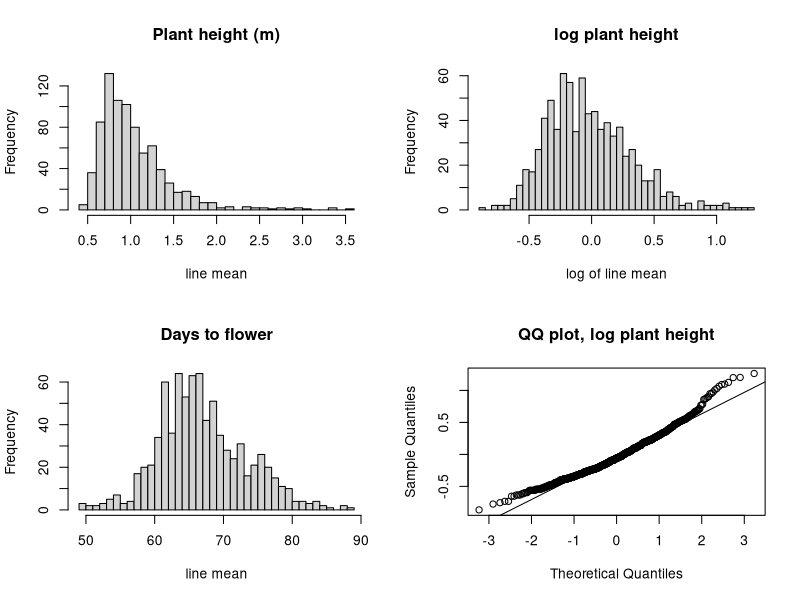

This chart was generated by the following R code:
dir.create("results", showWarnings = FALSE); dir.create("figures", showWarnings = FALSE)
p <- read.delim("metadata/pheno_2021_HN.tsv", na.strings = "NA")
keep <- readLines("metadata/keep_samples.txt")
p <- p[p$taxa %in% keep, ]
cat("lines:", nrow(p), "\n")

skew <- function(x) { x <- x[!is.na(x)]; mean((x - mean(x))^3) / sd(x)^3 }
flag <- data.frame()
for (v in c("plant_height", "days_to_flower")) {
  x <- p[[v]]
  z <- (x - mean(x, na.rm = TRUE)) / sd(x, na.rm = TRUE)
  cat(sprintf("\n%s: n=%d mean=%.2f sd=%.2f median=%.2f min=%.2f max=%.2f skewness=%.2f\n",
      v, sum(!is.na(x)), mean(x, na.rm = TRUE), sd(x, na.rm = TRUE), median(x, na.rm = TRUE),
      min(x, na.rm = TRUE), max(x, na.rm = TRUE), skew(x)))
  if (v == "plant_height") cat(sprintf("skewness after log transform: %.2f\n", skew(log(x))))
  out <- which(abs(z) > 3)
  cat("lines with |z| > 3:", length(out), "\n")
  if (length(out)) flag <- rbind(flag, data.frame(trait = v, taxa = p$taxa[out], value = x[out], z = round(z[out], 2)))
}
write.table(flag, "results/phenotype_flagged.tsv", sep = "\t", quote = FALSE, row.names = FALSE)
print(flag)
cat("\ncorrelation, height vs days to flower:", round(cor(p$plant_height, p$days_to_flower, use = "complete.obs"), 3), "\n")
cat("lines with a single height record:", sum(p$n_ph == 1, na.rm = TRUE), "\n")

png("figures/phenotype_distributions.png", width = 2000, height = 1600, res = 300)
par(mfrow = c(2, 2))
hist(p$plant_height, breaks = 40, main = "Plant height (m)", xlab = "line mean")
hist(log(p$plant_height), breaks = 40, main = "log plant height", xlab = "log of line mean")
hist(p$days_to_flower, breaks = 40, main = "Days to flower", xlab = "line mean")
qqnorm(log(p$plant_height), main = "QQ plot, log plant height"); qqline(log(p$plant_height))
dev.off()
